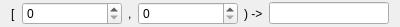
<?xml version="1.0" encoding="UTF-8"?>
<ui version="4.0">
 <class>VRTT_Widget</class>
 <widget class="QWidget" name="VRTT_Widget">
  <property name="geometry">
   <rect>
    <x>0</x>
    <y>0</y>
    <width>400</width>
    <height>26</height>
   </rect>
  </property>
  <property name="windowTitle">
   <string>Form</string>
  </property>
  <layout class="QHBoxLayout" name="horizontalLayout">
   <property name="topMargin">
    <number>2</number>
   </property>
   <property name="bottomMargin">
    <number>2</number>
   </property>
   <item>
    <widget class="QLabel" name="label">
     <property name="text">
      <string>[</string>
     </property>
    </widget>
   </item>
   <item>
    <widget class="QDoubleSpinBox" name="lower">
     <property name="minimumSize">
      <size>
       <width>100</width>
       <height>0</height>
      </size>
     </property>
     <property name="decimals">
      <number>0</number>
     </property>
    </widget>
   </item>
   <item>
    <widget class="QLabel" name="label_2">
     <property name="text">
      <string>,</string>
     </property>
    </widget>
   </item>
   <item>
    <widget class="QDoubleSpinBox" name="upper">
     <property name="minimumSize">
      <size>
       <width>100</width>
       <height>0</height>
      </size>
     </property>
     <property name="decimals">
      <number>0</number>
     </property>
    </widget>
   </item>
   <item>
    <widget class="QLabel" name="label_3">
     <property name="text">
      <string>) -&gt;</string>
     </property>
    </widget>
   </item>
   <item>
    <widget class="QLineEdit" name="text"/>
   </item>
  </layout>
 </widget>
 <resources/>
 <connections/>
</ui>
